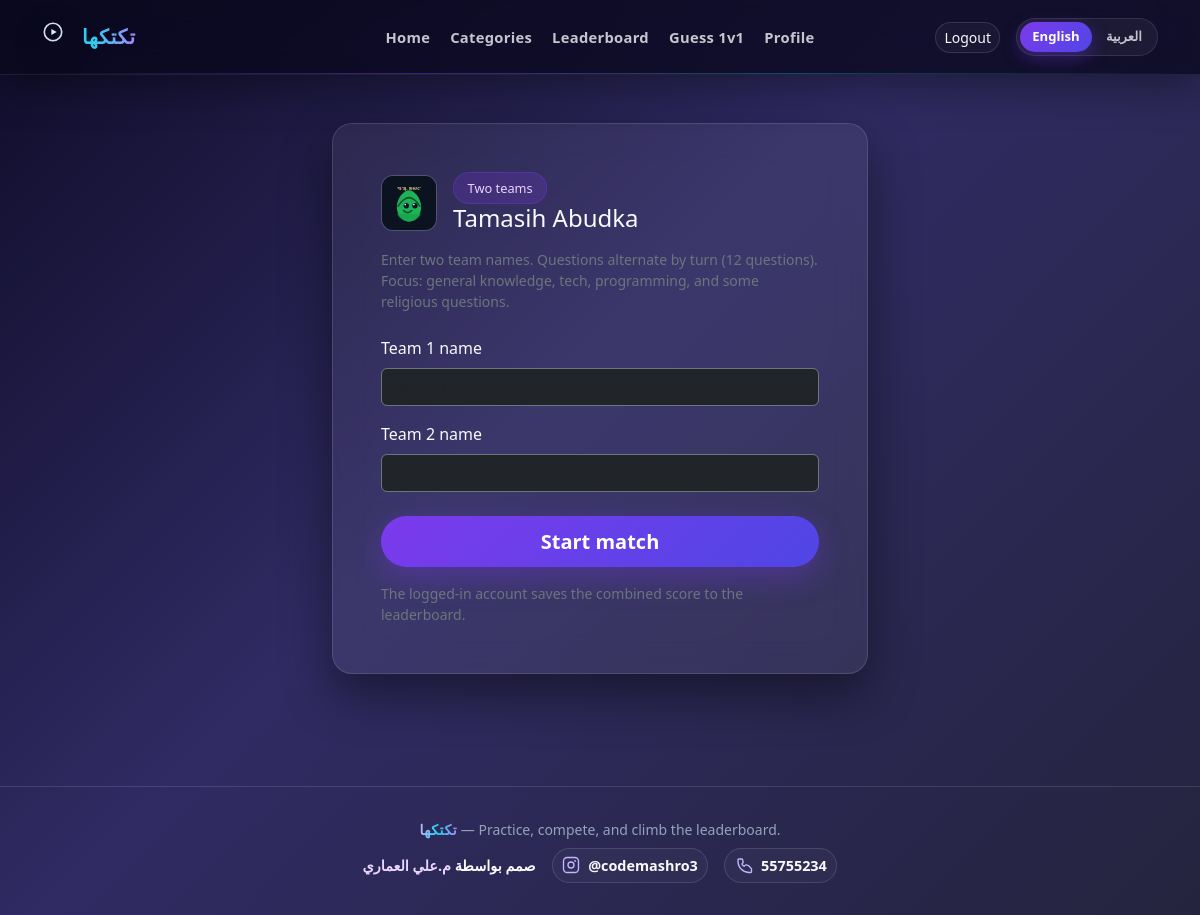
Screenshot of /quiz/tmasih-abudka/teams/ (signed in) with the database file from the repository.
### quiz/models.py (models this page shows, shortened)
class Category(models.Model):
    name = models.CharField(max_length=120)
    name_ar = models.CharField(max_length=120, blank=True, default="")
    slug = models.SlugField(max_length=140, unique=True, blank=True)
    class Meta:
        ordering = ["name"]
        verbose_name_plural = "Categories"
    def display_name(self):
        from django.utils import translation
        if translation.get_language().startswith("ar") and self.name_ar:
            return self.name_ar
        return self.name
    def category_image_relpath(self) -> str:
        base = f"img/categories/{self.slug}"
        for ext in _CATEGORY_THUMB_EXTS:
            rel = f"{base}{ext}"
            if finders.find(rel):
                return rel
        return f"{base}.svg"

### quiz/views.py (the view, shortened to what this page needs)
@login_required
def tmasih_team_setup(request):
    category = get_object_or_404(Category, slug=TMASIHA_SLUG)
    pool = list(
        Question.objects.filter(category=category).values_list("id", flat=True)
    )
    n = _tmasih_round_size()
    if len(pool) < n:
        messages.error(
            request,
            _("Not enough questions in this category yet. Please try another."),
        )
        return redirect("categories")
    return render(
        request,
        "quiz/tmasih_team_setup.html",
        {
            "category": category,
            "round_questions": n,
        },
    )

### quiz/views.py (called while the page is built)
def _tmasih_round_size() -> int:
    return 12

### quiz/templates/quiz/tmasih_team_setup.html (shortened to what this page needs)
{% extends "quiz/base.html" %}
{% load static i18n %}
{% block content %}
<section class="py-4 py-md-5">
  <div class="container" style="max-width: 560px;">
    <div class="arena-card p-4 p-md-5 fade-in-up">
      <div class="d-flex align-items-center gap-3 mb-3 flex-wrap">
        <img
          class="category-thumb-quiz"
          src="{% static category.category_image_relpath %}"
          alt=""
          width="56"
          height="56"
          loading="lazy"
          decoding="async"
        />
        <div>
          <span class="pill">{% trans "Two teams" %}</span>
          <h1 class="h4 mb-0">{{ category.display_name }}</h1>
        </div>
      </div>
      <p class="text-secondary small mb-4">
      </p>
      <form method="post" action="">
        <div class="mb-3">
          <label class="form-label" for="id_team1">{% trans "Team 1 name" %}</label>
          <input type="text" class="form-control bg-dark text-white border-secondary" name="team1_name" id="id_team1" maxlength="48" placeholder="{% trans 'Team 1' %}" autocomplete="off">
        </div>
        <div class="mb-4">
          <label class="form-label" for="id_team2">{% trans "Team 2 name" %}</label>
          <input type="text" class="form-control bg-dark text-white border-secondary" name="team2_name" id="id_team2" maxlength="48" placeholder="{% trans 'Team 2' %}" autocomplete="off">
        </div>
        <button type="submit" class="btn btn-arena-primary btn-lg w-100">{% trans "Start match" %}</button>
      </form>
      <p class="small text-secondary mt-3 mb-0">{% trans "The logged-in account saves the combined score to the leaderboard." %}</p>
    </div>
  </div>
</section>
{% endblock %}

### static/css/arena.css (style rules this page uses)
:root { --arena-bg-start: #0f0c29; --arena-bg-mid: #302b63; --arena-bg-end: #24243e; --arena-accent: #7c3aed; --arena-accent-2: #06b6d4; --arena-glass: rgba(255, 255, 255, 0.06); --arena-border: rgba(255, 255, 255, 0.12); --arena-text: #f8fafc; --arena-muted: #94a3b8; --arena-success: #22c55e; --arena-danger: #ef4444; --arena-radius: 1.25rem; --arena-shadow: 0 20px 50px rgba(0, 0, 0, 0.45); }
html { scroll-behavior: smooth; }
body.arena-body { min-height: 100vh; color: var(--arena-text); background: linear-gradient( 135deg, var(--arena-bg-start) 0%, var(--arena-bg-mid) 45%, var(--arena-bg-end) 100% ); background-attachment: fixed; }
.arena-card { background: var(--arena-glass); border: 1px solid var(--arena-border); border-radius: var(--arena-radius); box-shadow: var(--arena-shadow); backdrop-filter: blur(16px); }
.btn-arena-primary { background: linear-gradient(135deg, #7c3aed, #4f46e5); border: none; color: #fff; font-weight: 600; padding: 0.65rem 1.35rem; border-radius: 999px; box-shadow: 0 10px 30px rgba(124, 58, 237, 0.35); transition: transform 0.2s ease, box-shadow 0.2s ease; }
.pill { display: inline-flex; align-items: center; gap: 0.35rem; padding: 0.35rem 0.85rem; border-radius: 999px; font-size: 0.8rem; background: rgba(124, 58, 237, 0.2); border: 1px solid rgba(124, 58, 237, 0.35); color: #e9d5ff; }
.fade-in-up { animation: fadeInUp 0.55s ease both; }
.category-thumb-quiz { flex-shrink: 0; width: 56px; height: 56px; object-fit: cover; object-position: center; border-radius: 0.75rem; background: rgba(255, 255, 255, 0.06); border: 1px solid rgba(255, 255, 255, 0.12); padding: 0; }

### rows the page displays
Category: slug (picture), display_name "Tamasih Abudka"
